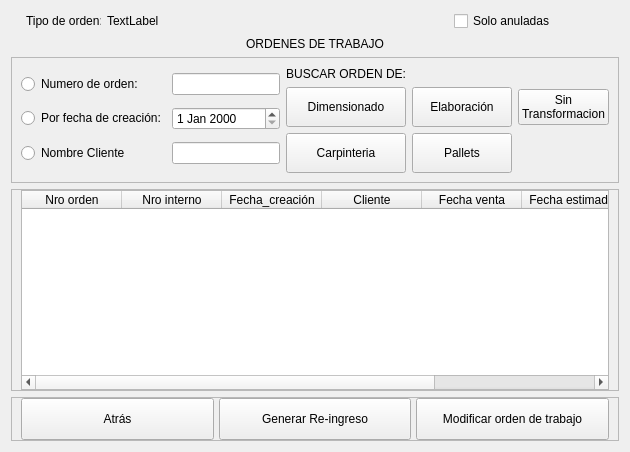
            <widget class="QWidget" name="buscar_orden">
             <layout class="QVBoxLayout" name="verticalLayout_15">
              <item>
               <layout class="QHBoxLayout" name="horizontalLayout_8">
                <property name="leftMargin">
                 <number>15</number>
                </property>
                <property name="rightMargin">
                 <number>15</number>
                </property>
                <item>
                 <widget class="QLabel" name="label_19">
                  <property name="minimumSize">
                   <size>
                    <width>0</width>
                    <height>0</height>
                   </size>
                  </property>
                  <property name="maximumSize">
                   <size>
                    <width>75</width>
                    <height>16777215</height>
                   </size>
                  </property>
                  <property name="text">
                   <string>Tipo de orden:</string>
                  </property>
                 </widget>
                </item>
                <item>
                 <widget class="QLabel" name="lb_tipo_orden">
                  <property name="text">
                   <string>TextLabel</string>
                  </property>
                 </widget>
                </item>
                <item>
                 <widget class="QCheckBox" name="ch_nulas">
                  <property name="maximumSize">
                   <size>
                    <width>150</width>
                    <height>16777215</height>
                   </size>
                  </property>
                  <property name="text">
                   <string>Solo anuladas</string>
                  </property>
                 </widget>
                </item>
               </layout>
              </item>
              <item>
               <widget class="QLabel" name="label_42">
                <property name="maximumSize">
                 <size>
                  <width>16777215</width>
                  <height>30</height>
                 </size>
                </property>
                <property name="text">
                 <string>ORDENES DE TRABAJO</string>
                </property>
                <property name="alignment">
                 <set>Qt::AlignCenter</set>
                </property>
               </widget>
              </item>
              <item>
               <widget class="QFrame" name="arriba_4">
                <property name="maximumSize">
                 <size>
                  <width>16777215</width>
                  <height>9999999</height>
                 </size>
                </property>
                <property name="frameShape">
                 <enum>QFrame::StyledPanel</enum>
                </property>
                <property name="frameShadow">
                 <enum>QFrame::Raised</enum>
                </property>
                <layout class="QHBoxLayout" name="horizontalLayout_13">
                 <item>
                  <layout class="QGridLayout" name="gridLayout_3">
                   <item row="3" column="2">
                    <widget class="QLineEdit" name="txt_cliente">
                     <property name="maximumSize">
                      <size>
                       <width>250</width>
                       <height>16777215</height>
                      </size>
                     </property>
                     <property name="text">
                      <string/>
                     </property>
                    </widget>
                   </item>
                   <item row="3" column="0">
                    <widget class="QRadioButton" name="r_cliente">
                     <property name="maximumSize">
                      <size>
                       <width>140</width>
                       <height>16777215</height>
                      </size>
                     </property>
                     <property name="text">
                      <string>Nombre Cliente</string>
                     </property>
                    </widget>
                   </item>
                   <item row="2" column="2">
                    <widget class="QDateEdit" name="dateEdit">
                     <property name="maximumSize">
                      <size>
                       <width>150</width>
                       <height>16777215</height>
                      </size>
                     </property>
                    </widget>
                   </item>
                   <item row="2" column="0">
                    <widget class="QRadioButton" name="r_fecha">
                     <property name="maximumSize">
                      <size>
                       <width>150</width>
                       <height>16777215</height>
                      </size>
                     </property>
                     <property name="text">
                      <string>Por fecha de creación:</string>
                     </property>
                    </widget>
                   </item>
                   <item row="1" column="0">
                    <widget class="QRadioButton" name="r_orden">
                     <property name="maximumSize">
                      <size>
                       <width>120</width>
                       <height>16777215</height>
                      </size>
                     </property>
                     <property name="text">
                      <string>Numero de orden:</string>
                     </property>
                    </widget>
                   </item>
                   <item row="1" column="2">
                    <widget class="QLineEdit" name="txt_orden">
                     <property name="maximumSize">
                      <size>
                       <width>150</width>
                       <height>16777215</height>
                      </size>
                     </property>
                    </widget>
                   </item>
                  </layout>
                 </item>
                 <item>
                  <layout class="QGridLayout" name="gridLayout_4">
                   <item row="2" column="2">
                    <widget class="QPushButton" name="btn_elaboracion">
                     <property name="minimumSize">
                      <size>
                       <width>100</width>
                       <height>40</height>
                      </size>
                     </property>
                     <property name="text">
                      <string>Elaboración</string>
                     </property>
                    </widget>
                   </item>
                   <item row="1" column="0">
                    <widget class="QLabel" name="label_7">
                     <property name="maximumSize">
                      <size>
                       <width>16777215</width>
                       <height>30</height>
                      </size>
                     </property>
                     <property name="styleSheet">
                      <string notr="true">font: 10pt &quot;Times New Roman&quot;;</string>
                     </property>
                     <property name="text">
                      <string>BUSCAR ORDEN DE:</string>
                     </property>
                     <property name="alignment">
                      <set>Qt::AlignRight|Qt::AlignTrailing|Qt::AlignVCenter</set>
                     </property>
                    </widget>
                   </item>
                   <item row="2" column="0">
                    <widget class="QPushButton" name="btn_dimensionado">
                     <property name="minimumSize">
                      <size>
                       <width>100</width>
                       <height>40</height>
                      </size>
                     </property>
                     <property name="maximumSize">
                      <size>
                       <width>9999999</width>
                       <height>9999999</height>
                      </size>
                     </property>
                     <property name="text">
                      <string>Dimensionado</string>
                     </property>
                    </widget>
                   </item>
                   <item row="3" column="2">
                    <widget class="QPushButton" name="btn_pallets">
                     <property name="minimumSize">
                      <size>
                       <width>100</width>
                       <height>40</height>
                      </size>
                     </property>
                     <property name="text">
                      <string>Pallets</string>
                     </property>
                    </widget>
                   </item>
                   <item row="3" column="0">
                    <widget class="QPushButton" name="btn_carpinteria">
                     <property name="minimumSize">
                      <size>
                       <width>100</width>
                       <height>40</height>
                      </size>
                     </property>
                     <property name="maximumSize">
                      <size>
                       <width>99999</width>
                       <height>99999</height>
                      </size>
                     </property>
                     <property name="text">
                      <string>Carpinteria</string>
                     </property>
                    </widget>
                   </item>
                   <item row="2" column="3">
                    <widget class="QPushButton" name="btn_sin_transformacion">
                     <property name="text">
                      <string>Sin
Transformacion</string>
                     </property>
                    </widget>
                   </item>
                  </layout>
                 </item>
                </layout>
               </widget>
              </item>
              <item>
               <widget class="QFrame" name="medio_4">
                <property name="minimumSize">
                 <size>
                  <width>0</width>
                  <height>0</height>
                 </size>
                </property>
                <property name="maximumSize">
                 <size>
                  <width>16777215</width>
                  <height>16777215</height>
                 </size>
                </property>
                <property name="frameShape">
                 <enum>QFrame::StyledPanel</enum>
                </property>
                <property name="frameShadow">
                 <enum>QFrame::Raised</enum>
                </property>
                <layout class="QVBoxLayout" name="verticalLayout_13">
                 <property name="topMargin">
                  <number>0</number>
                 </property>
                 <property name="bottomMargin">
                  <number>0</number>
                 </property>
                 <item>
                  <widget class="QTableWidget" name="tb_buscar_orden">
                   <property name="sizePolicy">
                    <sizepolicy hsizetype="Expanding" vsizetype="Expanding">
                     <horstretch>0</horstretch>
                     <verstretch>0</verstretch>
                    </sizepolicy>
                   </property>
                   <property name="minimumSize">
                    <size>
                     <width>200</width>
                     <height>200</height>
                    </size>
                   </property>
                   <property name="columnCount">
                    <number>7</number>
                   </property>
                   <column>
                    <property name="text">
                     <string>Nro orden</string>
                    </property>
                   </column>
                   <column>
                    <property name="text">
                     <string>Nro interno</string>
                    </property>
                   </column>
                   <column>
                    <property name="text">
                     <string>Fecha_creación</string>
                    </property>
                   </column>
                   <column>
                    <property name="text">
                     <string>Cliente</string>
                    </property>
                   </column>
                   <column>
                    <property name="text">
                     <string>Fecha venta</string>
                    </property>
                   </column>
                   <column>
                    <property name="text">
                     <string>Fecha estimada</string>
                    </property>
                   </column>
                   <column>
                    <property name="text">
                     <string>Estado</string>
                    </property>
                   </column>
                  </widget>
                 </item>
                </layout>
               </widget>
              </item>
              <item>
               <widget class="QFrame" name="btn_footer">
                <property name="maximumSize">
                 <size>
                  <width>16777215</width>
                  <height>50</height>
                 </size>
                </property>
                <property name="frameShape">
                 <enum>QFrame::StyledPanel</enum>
                </property>
                <property name="frameShadow">
                 <enum>QFrame::Raised</enum>
                </property>
                <layout class="QHBoxLayout" name="horizontalLayout_12">
                 <property name="spacing">
                  <number>5</number>
                 </property>
                 <property name="topMargin">
                  <number>0</number>
                 </property>
                 <property name="bottomMargin">
                  <number>0</number>
                 </property>
                 <item>
                  <widget class="QPushButton" name="btn_atras_4">
                   <property name="minimumSize">
                    <size>
                     <width>0</width>
                     <height>42</height>
                    </size>
                   </property>
                   <property name="text">
                    <string>Atrás</string>
                   </property>
                  </widget>
                 </item>
                 <item>
                  <widget class="QPushButton" name="btn_reingreso_4">
                   <property name="minimumSize">
                    <size>
                     <width>0</width>
                     <height>42</height>
                    </size>
                   </property>
                   <property name="text">
                    <string>Generar Re-ingreso</string>
                   </property>
                  </widget>
                 </item>
                 <item>
                  <widget class="QPushButton" name="btn_modificar_4">
                   <property name="minimumSize">
                    <size>
                     <width>0</width>
                     <height>42</height>
                    </size>
                   </property>
                   <property name="text">
                    <string>Modificar orden de trabajo</string>
                   </property>
                  </widget>
                 </item>
                </layout>
               </widget>
              </item>
             </layout>
            </widget>
